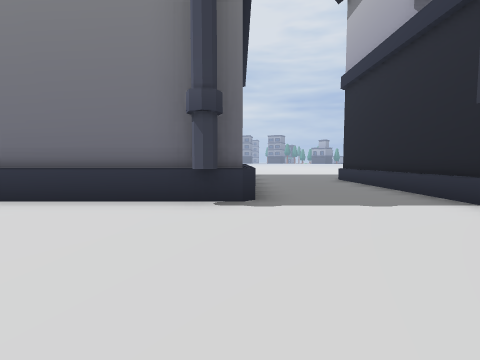
view 1 (above)

13 first-person views from a walk through a Godot game level. The camera is 1.2 m above the floor, tilts 4° down and sees 85° across. The floor is counted in squares, 2 m on a side. Each view is taken from the middle of a square. On the plan, view 1 faces up. The plan holds only what a view shows up to about 9 squares ahead; the rest is blank. The place goes on beyond the plan. Characters and animated objects are not drawn. Some surface patterns are stand-ins.

view 2
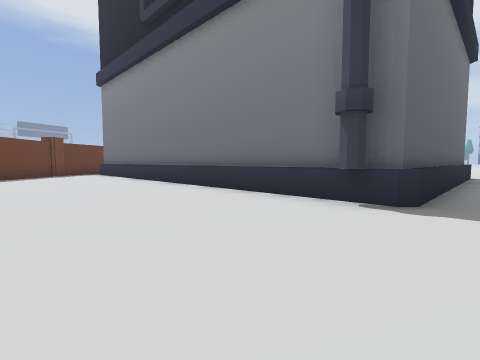

view 3
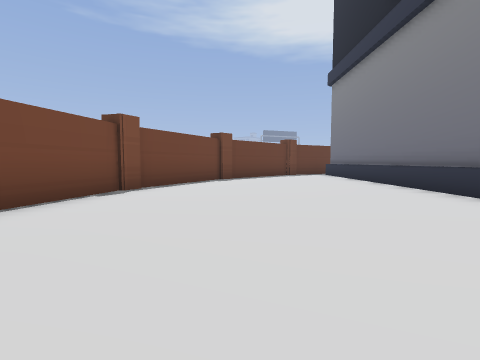

view 4
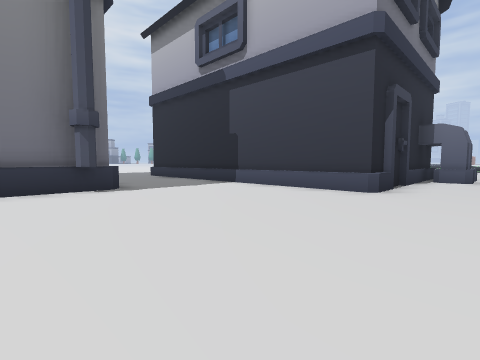

view 5
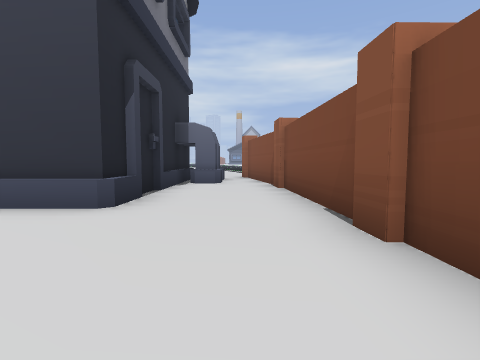

view 6
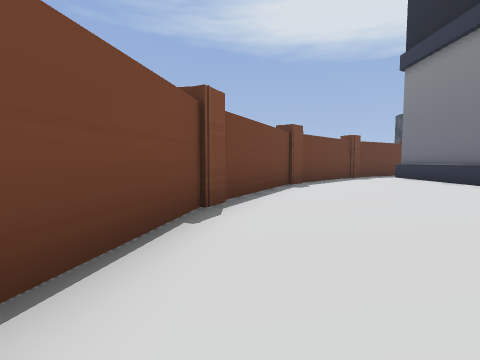

view 7
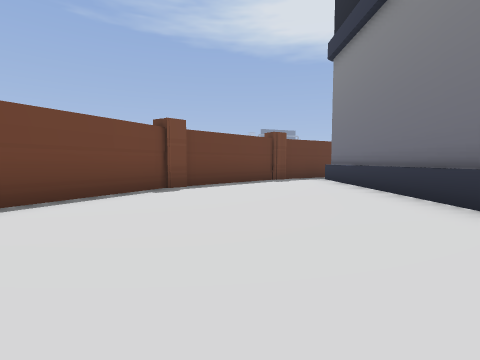

view 8
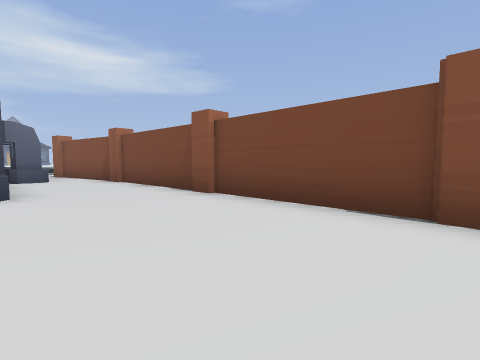

view 9
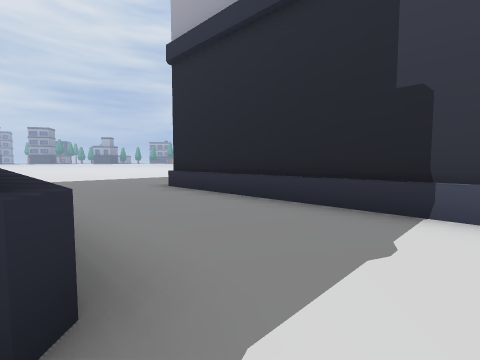

view 10
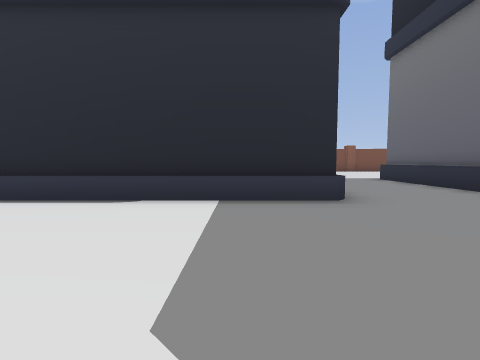

view 11
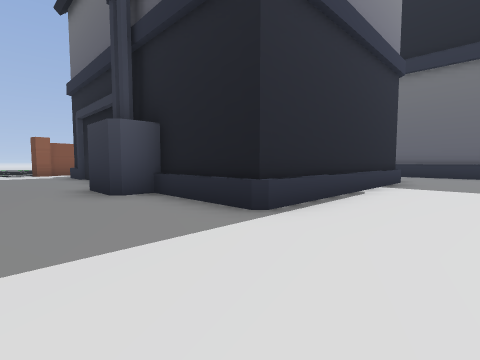

view 12
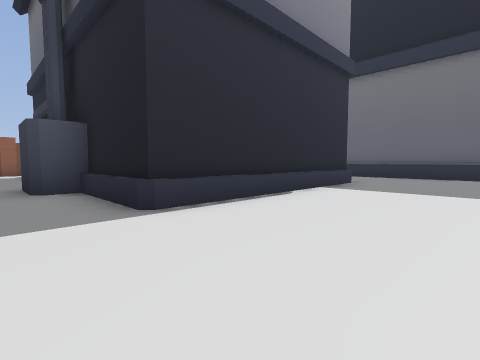

view 13
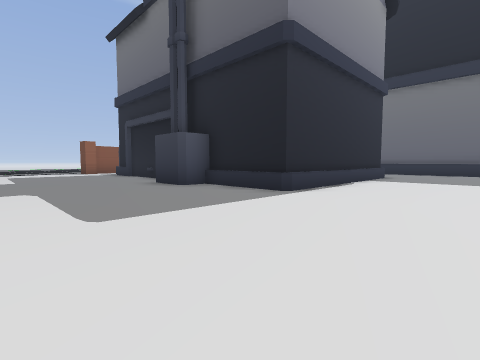

### Floor plan
Key: @ floor where view 1 was taken; # wall or solid block; . floor; B building.
Columns run from 11 left of view 1 to 14 right of it. Each row starts with its distance up from view 1.
 13              .. .
 12            B .............
 11            B..............
 10            B..............
  9            B...BBBBBB.....
  8            B...     B.....
  7            B...     B.....
  6            B...     BB....
  5            B...     BB....
  4 BBBBBBBBBBBB...     B.....
  3 ...............     B.....
  2 ...............     B....
  1 #..............     B....
  0 ##.........@...BBBBBB..
 -1  ###...............BB
 -2    ###...............
 -3      ################

Where each view was taken, in squares from view 1:
view 1: 0 up, 0 right, facing up
view 2: 0 up, 1 right, facing up-left
view 3: 0 up, 0 right, facing left
view 4: 2 down, 2 left, facing up-right
view 5: 2 down, 0 right, facing right
view 6: 2 down, 2 left, facing left
view 7: 1 up, 3 left, facing left
view 8: 0 up, 2 left, facing down-right
view 9: 3 up, 0 right, facing up-right
view 10: 13 up, 5 right, facing down
view 11: 11 up, 12 right, facing down-left
view 12: 12 up, 11 right, facing down-left
view 13: 12 up, 14 right, facing down-left
